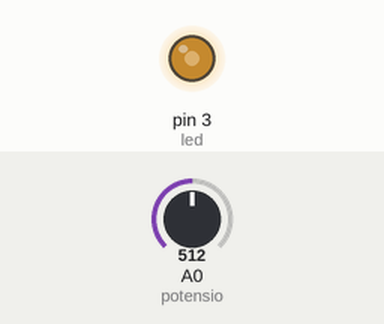
The sketch below on a simulated Arduino Uno, built with avr-gcc and run on an emulated ATmega328P. Shown: output pins drawn as LEDs (lit = HIGH). Inputs (shaded band) come from the test bench; at power-on: A0 (potensio) = 512.

Above: at 1.2 s.
1.3 s: A0 (potensio) set to 716
At 2.3 s:
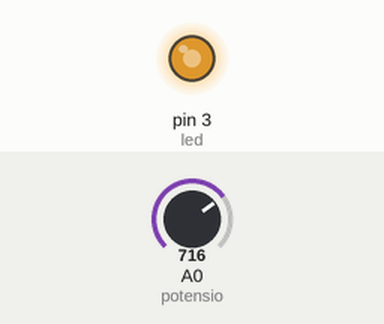
2.8 s: A0 (potensio) set to 900
At 3.5 s:
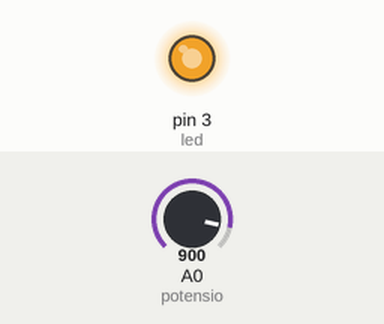
4.3 s: A0 (potensio) set to 122
At 4.6 s:
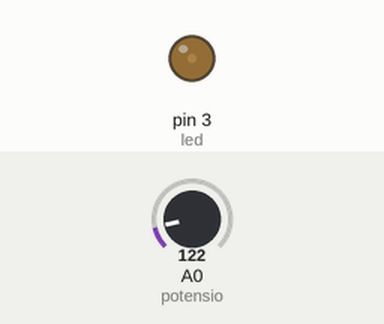
5.8 s: A0 (potensio) set to 0
At 7.0 s:
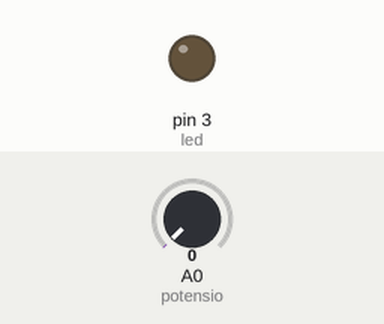
7.3 s: A0 (potensio) set to 511
At 8.1 s:
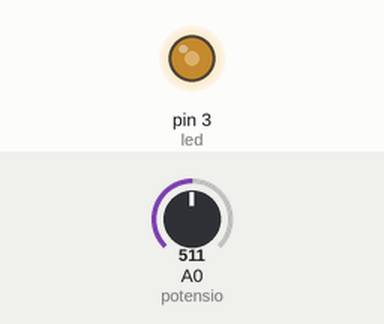
Timing chart, 0 to 9.8 s (numbered marks = the images above; inputs shaded):
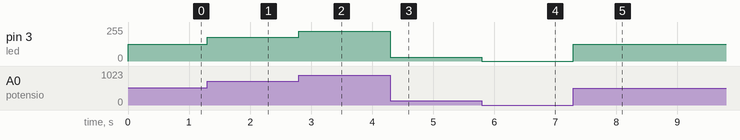

Measured:
- after the input at 1.3 s, pin 3 (led): 127/255 → 178/255 at once
- after the input at 2.8 s, pin 3 (led): 178/255 → 224/255 at once
- after the input at 4.3 s, pin 3 (led): 224/255 → 30/255 at once
- after the input at 5.8 s, pin 3 (led): 30/255 → 0/255 at once
- after the input at 7.3 s, pin 3 (led): 0/255 → 127/255 at once

The sketch:

led_potensiometer.ino
```cpp
byte potensio = A0;
int nilai_pot, nilai_pwm;
byte led = 3;

void setup() {
  Serial.begin(9600);
  pinMode(led, OUTPUT);
}

void loop() {
  nilai_pot = analogRead(potensio);
  nilai_pwm = map(nilai_pot, 0, 1023, 0, 255);
  Serial.printIn(String() + nilai_pot + "" + nilai_pwm);
  analogWrite(led, nilai_pwm);
}
```
